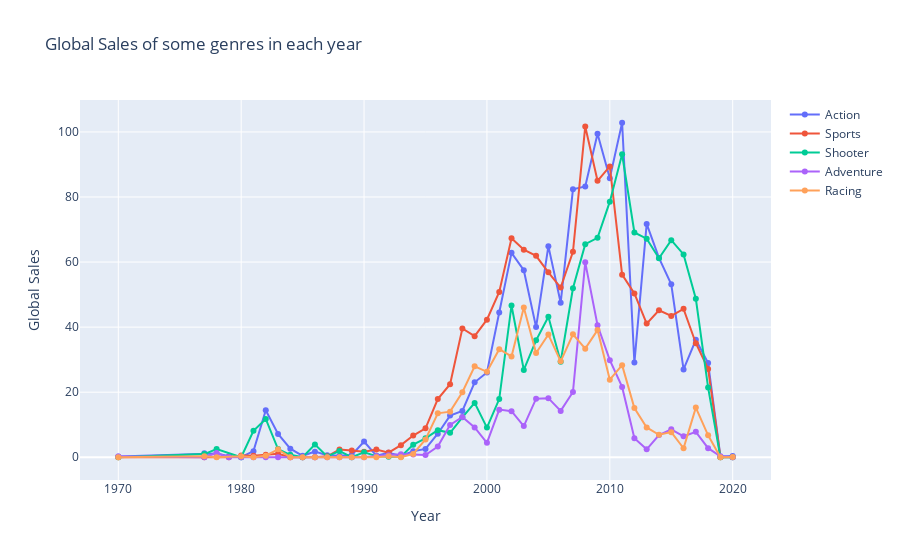

The notebook cell this image was saved under:
### Code cell
action_df=ds[ds['Genre']=='Action'][['Global_Sales','Year']].groupby('Year')['Global_Sales'].sum().sort_index()
sports_df=ds[ds['Genre']=='Sports'][['Global_Sales','Year']].groupby('Year')['Global_Sales'].sum().sort_index()
shooter_df=ds[ds['Genre']=='Shooter'][['Global_Sales','Year']].groupby('Year')['Global_Sales'].sum().sort_index()
adventure_df=ds[ds['Genre']=='Adventure'][['Global_Sales','Year']].groupby('Year')['Global_Sales'].sum().sort_index()
racing_df=ds[ds['Genre']=='Racing'][['Global_Sales','Year']].groupby('Year')['Global_Sales'].sum().sort_index()

trace1=go.Scatter(x=action_df.index,
                 y=action_df.values,
                 mode='lines+markers',
                 name='Action')
trace2=go.Scatter(x=sports_df.index,
                 y=sports_df.values,
                 mode='lines+markers',
                 name='Sports')
trace3=go.Scatter(x=shooter_df.index,
                 y=shooter_df.values,
                 mode='lines+markers',
                 name='Shooter')
trace4=go.Scatter(x=adventure_df.index,
                 y=adventure_df.values,
                 mode='lines+markers',
                 name='Adventure')
trace5=go.Scatter(x=racing_df.index,
                 y=racing_df.values,
                 mode='lines+markers',
                 name='Racing')

layout=go.Layout(title='Global Sales of some genres in each year',
                xaxis=dict(title='Year'),
                yaxis=dict(title='Global Sales'))
fig=go.Figure(data=[trace1,trace2,trace3,trace4,trace5],layout=layout)
iplot(fig)

### Figure 1 — Plotly figure (JSON) as saved in the notebook; plotly's stock layout.template omitted (floating-point values rounded to 4 significant figures)
{"data": [{"mode": "lines+markers", "name": "Action", "type": "scatter", "x": [1970, 1977, 1978, 1979, 1980, 1981, 1982, 1983, 1984, 1985, 1986, 1987, 1988, 1989, 1990, 1991, 1992, 1993, 1994, 1995, 1996, 1997, 1998, 1999, 2000, 2001, 2002, 2003, 2004, 2005, 2006, 2007, 2008, 2009, 2010, 2011, 2012, 2013, 2014, 2015, 2016, 2017, 2018, 2019, 2020], "y": [0.21, 1.25, 1.18, 0.31, 0, 1.88, 14.45, 7.15, 2.63, 0.45, 1.72, 0.65, 0.47, 0.71, 4.83, 0.48, 1.39, 0.43, 1.83, 2.56, 7.24, 12.8, 14.24, 23.03, 26.06, 44.51, 62.84, 57.5, 40.01, 64.9, 47.49, 82.36, 83.23, 99.42, 85.8, 102.8, 29.1, 71.73, 61.27, 53.17, 27.0, 36.1, 28.99, 0.22, 0.4]}, {"mode": "lines+markers", "name": "Sports", "type": "scatter", "x": [1970, 1977, 1978, 1979, 1980, 1981, 1982, 1983, 1984, 1985, 1986, 1987, 1988, 1989, 1990, 1991, 1992, 1993, 1994, 1995, 1996, 1997, 1998, 1999, 2000, 2001, 2002, 2003, 2004, 2005, 2006, 2007, 2008, 2009, 2010, 2011, 2012, 2013, 2014, 2015, 2016, 2017, 2018, 2019, 2020], "y": [0.01, 0, 0.15, 0, 0.51, 0.49, 0.79, 1.05, 0, 0, 0, 0.29, 2.35, 2.05, 1.72, 2.39, 1.43, 3.72, 6.67, 8.9, 17.91, 22.46, 39.58, 37.22, 42.3, 50.8, 67.32, 63.79, 61.92, 56.86, 52.17, 63.14, 101.7, 84.99, 89.39, 56.14, 50.36, 41.08, 45.19, 43.45, 45.62, 35.05, 27.16, 0, 0.03]}, {"mode": "lines+markers", "name": "Shooter", "type": "scatter", "x": [1970, 1977, 1978, 1980, 1981, 1982, 1983, 1984, 1985, 1986, 1987, 1988, 1989, 1990, 1991, 1992, 1993, 1994, 1995, 1996, 1997, 1998, 1999, 2000, 2001, 2002, 2003, 2004, 2005, 2006, 2007, 2008, 2009, 2010, 2011, 2012, 2013, 2014, 2015, 2016, 2017, 2018, 2019, 2020], "y": [0.01, 0.98, 2.53, 0, 8.12, 11.77, 2.51, 0.75, 0, 3.93, 0.26, 1.92, 0, 1.52, 0.35, 0.13, 0.17, 3.88, 5.83, 8.32, 7.5, 12.29, 16.71, 9.11, 17.88, 46.66, 26.84, 35.93, 43.18, 29.37, 51.93, 65.49, 67.45, 78.57, 93.14, 69.1, 67.2, 61.18, 66.74, 62.36, 48.72, 21.41, 0, 0]}, {"mode": "lines+markers", "name": "Adventure", "type": "scatter", "x": [1970, 1977, 1978, 1979, 1980, 1981, 1982, 1983, 1984, 1985, 1986, 1987, 1988, 1989, 1990, 1991, 1992, 1993, 1994, 1995, 1996, 1997, 1998, 1999, 2000, 2001, 2002, 2003, 2004, 2005, 2006, 2007, 2008, 2009, 2010, 2011, 2012, 2013, 2014, 2015, 2016, 2017, 2018, 2019, 2020], "y": [0.24, 0, 1.3, 0, 0, 0, 0, 0, 0, 0, 0, 0, 0, 0, 0, 0.38, 0.64, 0.92, 0.88, 0.66, 3.31, 9.92, 12.4, 9.18, 4.42, 14.64, 14.16, 9.59, 18.02, 18.16, 14.25, 20.08, 59.91, 40.59, 29.84, 21.61, 5.86, 2.44, 6.81, 8.59, 6.44, 7.81, 2.79, 0.29, 0]}, {"mode": "lines+markers", "name": "Racing", "type": "scatter", "x": [1970, 1977, 1978, 1980, 1981, 1982, 1983, 1984, 1985, 1986, 1987, 1988, 1989, 1990, 1991, 1992, 1993, 1994, 1995, 1996, 1997, 1998, 1999, 2000, 2001, 2002, 2003, 2004, 2005, 2006, 2007, 2008, 2009, 2010, 2011, 2012, 2013, 2014, 2015, 2016, 2017, 2018, 2019, 2020], "y": [0.01, 0.27, 0, 0.32, 0, 0.48, 2.44, 0, 0, 0, 0, 0, 0, 0, 0, 0.28, 0.01, 1.02, 5.45, 13.51, 14.02, 20, 27.95, 26.27, 33.2, 30.98, 46.05, 32.03, 37.72, 29.48, 37.8, 33.39, 39.09, 23.85, 28.32, 15.11, 9.16, 6.91, 7.72, 2.77, 15.26, 6.73, 0, 0.11]}], "layout": {"title": {"text": "Global Sales of some genres in each year"}, "xaxis": {"title": {"text": "Year"}}, "yaxis": {"title": {"text": "Global Sales"}}}}
